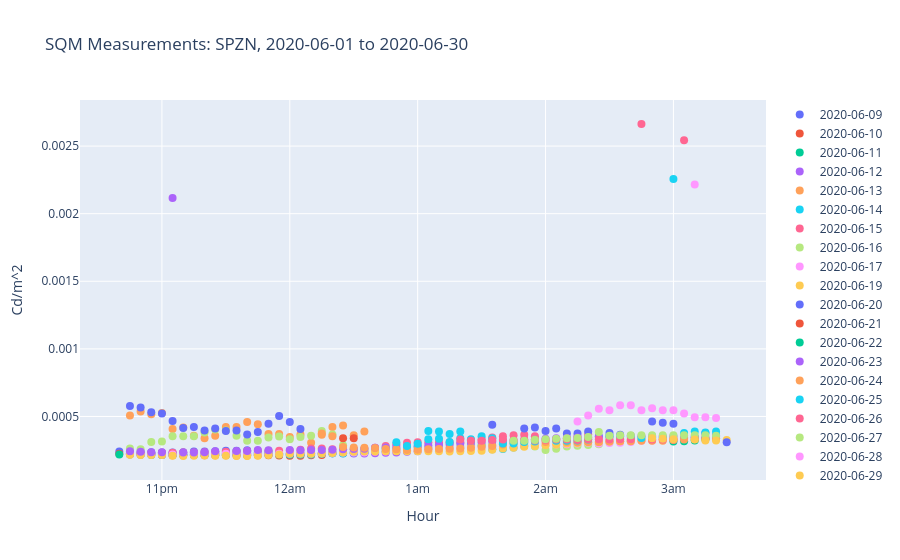

Notebook code for this chart:
### Markdown cell above
### Plot the data

### Code cell
from numpy.polynomial import polynomial as P

plot_bestfit = False
plot_scatter = True

fig = go.Figure()

for night, group in df_night.groupby('night'):
    
    # Use fractional hours for x-axis, wrapping past-midnight times
    hours = group.index.hour + group.index.minute / 60
    hours = np.where(hours < t_start, hours + 24, hours)  # 1am -> 25, etc

    night_str = night.strftime('%Y-%m-%d')

    if plot_scatter:
        print(night_color[night])
        fig.add_trace(
            go.Scatter(
                x=hours, 
                y=group['candela'], 
                name=night_str, 
                mode='markers',
                marker=dict(
                    size=8,
                    # color=night_color[night]
                ),
                ))
        # ax.scatter(hours, group['candela'], color=night_color[night],
        #         label=str(night.date()), alpha=0.8, s=4)
    
    # Add a best-fit line with variance:
    if plot_bestfit:
        if len(hours) < 6:
            continue

        # Sort by hour for a clean line
        sort_idx = np.argsort(hours)
        hours_sorted = hours[sort_idx]
        mags_sorted = group['candela'][sort_idx]

        # Fit 5th degree polynomial
        coeffs = np.polyfit(hours_sorted, mags_sorted, 4)
        poly = np.poly1d(coeffs)

        # Evaluate on a smooth grid
        x_grid = np.linspace(hours_sorted.min(), hours_sorted.max(), 300)
        y_fit = poly(x_grid)

        # Residual std dev as variance estimate
        y_at_data = poly(hours_sorted)
        residuals = mags_sorted - y_at_data
        std = np.std(residuals)

        color = night_color[night]
        ax.plot(x_grid, y_fit, color=color, linewidth=1.5, label=str(night.date()))
        ax.fill_between(x_grid, y_fit - std, y_fit + std, color=color, alpha=0.15)

    
# ax.set_xticks(     [20,   21,    22,    23,    24,    25,   26,   27,   28,   29,   30])
# ax.set_xticklabels(['8pm','9pm','10pm','11pm','12am','1am','2am','3am','4am','5am','6am'])
# ax.set_xlabel('')
# ax.set_ylabel('mags (mags/m²)')
# ax.set_ylabel('Cd/m^2')
# ax.set_ylim(0.00, 0.007)
# ax.grid(True, linestyle='--', alpha=0.5)
# ax.set_title(f'{location} Zenith SQM Measurements {start} to {end}')
# ax.legend(bbox_to_anchor=(1.01, 1), loc='upper left', fontsize=8, markerscale=2)
# plt.tight_layout()
fig.update_layout(
    title=dict(
        text=f'SQM Measurements: {location}, {start} to {end}'
    ),
    xaxis=dict(
        title=dict(text='Hour'),
        tickmode='array',
        tickvals=[20,21, 22, 23, 24, 25,26,27,28,29,30],
        ticktext=['8pm','9pm','10pm','11pm','12am','1am','2am','3am','4am','5am','6am']
    ),
    yaxis=dict(
        title=dict(text='Cd/m^2')
    ),
)

fig.show()
fig.write_html(f'./{location}_{start}_{end}_interactive.html')
# plt.savefig(f'./{location}_{start}-{end}.png')
